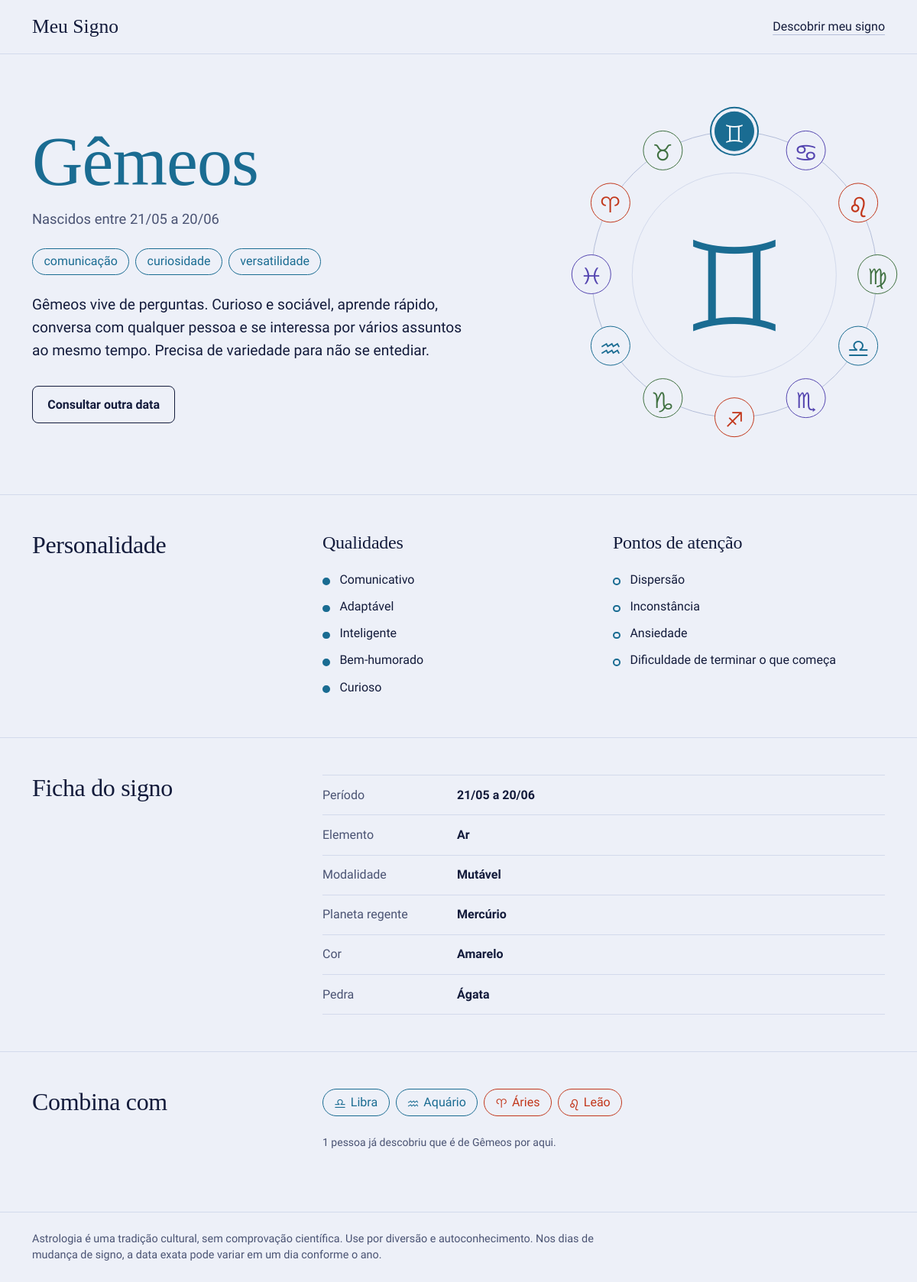
The page /signo/gemeos on the database its author committed.
### tables this page shows
CREATE TABLE signos (
    id             INTEGER PRIMARY KEY AUTOINCREMENT,
    ordem          INTEGER NOT NULL UNIQUE,
    slug           TEXT    NOT NULL UNIQUE,
    nome           TEXT    NOT NULL,
    simbolo        TEXT    NOT NULL,
    inicio         INTEGER NOT NULL,
    fim            INTEGER NOT NULL,
    elemento       TEXT    NOT NULL,
    modalidade     TEXT    NOT NULL,
    regente        TEXT    NOT NULL,
    cor            TEXT    NOT NULL,
    pedra          TEXT    NOT NULL,
    palavras_chave TEXT    NOT NULL,
    descricao      TEXT    NOT NULL,
    qualidades     TEXT    NOT NULL,
    desafios       TEXT    NOT NULL,
    compativeis    TEXT    NOT NULL
);

### app.py (the view)
@app.route("/signo/<slug>")
def signo(slug):
    atual = db.buscar_signo(slug)
    if atual is None:
        abort(404)
    signos = db.listar_signos()
    por_slug = {s["slug"]: s for s in signos}
    compativeis = [por_slug[c] for c in atual["compativeis"]]
    ordem = atual["ordem"]
    giro = -ordem * 30 if ordem <= 6 else (12 - ordem) * 30
    return render_template(
        "signo.html",
        signo=atual,
        signos=signos,
        compativeis=compativeis,
        total=db.total_consultas(atual["id"]),
        giro=giro,
        ativo=atual["slug"],
    )

### db.py (called while the page is built)
def get_db():
    if "db" not in g:
        g.db = sqlite3.connect(CAMINHO_BD)
        g.db.row_factory = sqlite3.Row
        g.db.execute("PRAGMA foreign_keys = ON")
    return g.db

def _mmdd_para_texto(mmdd):
    return f"{mmdd % 100:02d}/{mmdd // 100:02d}"

def _preparar(linha):
    signo = dict(linha)
    signo["periodo"] = f"{_mmdd_para_texto(signo['inicio'])} a {_mmdd_para_texto(signo['fim'])}"
    signo["classe"] = CLASSES_ELEMENTO[signo["elemento"]]
    for campo in ("palavras_chave", "qualidades", "desafios", "compativeis"):
        signo[campo] = [item.strip() for item in signo[campo].split(",")]
    return signo

def listar_signos():
    linhas = get_db().execute("SELECT * FROM signos ORDER BY ordem").fetchall()
    return [_preparar(linha) for linha in linhas]

def buscar_signo(slug):
    linha = get_db().execute("SELECT * FROM signos WHERE slug = ?", (slug,)).fetchone()
    return _preparar(linha) if linha else None

def total_consultas(signo_id):
    return get_db().execute(
        "SELECT COUNT(*) FROM consultas WHERE signo_id = ?", (signo_id,)
    ).fetchone()[0]

### templates/signo.html (shortened to what this page needs)
{% extends "base.html" %}
{% block conteudo %}
{% set nascimento = get_flashed_messages(category_filter=["nascimento"]) %}
<article class="el-{{ signo.classe }}">
  <section class="container py-5">
    <div class="row align-items-center g-5">
      <div class="col-lg-7">
        <h1 class="titulo-grande cor-el">{{ signo.nome }}</h1>
        <p class="periodo">Nascidos entre {{ signo.periodo }}</p>
        <ul class="list-unstyled d-flex flex-wrap gap-2 my-4">
          {% for palavra in signo.palavras_chave %}
            <li class="chip">{{ palavra }}</li>
          {% endfor %}
        </ul>
        <p class="lead descricao">{{ signo.descricao }}</p>
        <a class="btn btn-contorno mt-3" href="{{ url_for('index') }}">Consultar outra data</a>
      </div>
      <div class="col-lg-5">
        <div class="roda-wrap">
          {% include "_roda.html" %}
          <div class="roda-centro">
            <span class="roda-glifo" aria-hidden="true">{{ signo.simbolo }}&#xFE0E;</span>
          </div>
        </div>
      </div>
    </div>
  </section>
  <section class="secao">
    <div class="container">
      <div class="row g-4">
        <div class="col-lg-4"><h2>Personalidade</h2></div>
        <div class="col-lg-8">
          <div class="row g-4">
            <div class="col-md-6">
              <h3 class="subtitulo">Qualidades</h3>
              <ul class="lista-sinal">
                {% for q in signo.qualidades %}<li>{{ q | capitalize }}</li>{% endfor %}
              </ul>
            </div>
            <div class="col-md-6">
              <h3 class="subtitulo">Pontos de atenção</h3>
              <ul class="lista-sinal oco">
                {% for d in signo.desafios %}<li>{{ d | capitalize }}</li>{% endfor %}
              </ul>
            </div>
          </div>
        </div>
      </div>
    </div>
  </section>
  <section class="secao">
    <div class="container">
      <div class="row g-4">
        <div class="col-lg-4"><h2>Ficha do signo</h2></div>
        <div class="col-lg-8">
          <dl class="ficha mb-0">
            <div class="ficha-linha"><dt>Período</dt><dd>{{ signo.periodo }}</dd></div>
            <div class="ficha-linha"><dt>Elemento</dt><dd>{{ signo.elemento }}</dd></div>
            <div class="ficha-linha"><dt>Modalidade</dt><dd>{{ signo.modalidade }}</dd></div>
            <div class="ficha-linha"><dt>Planeta regente</dt><dd>{{ signo.regente }}</dd></div>
            <div class="ficha-linha"><dt>Cor</dt><dd>{{ signo.cor }}</dd></div>
            <div class="ficha-linha"><dt>Pedra</dt><dd>{{ signo.pedra }}</dd></div>
          </dl>
        </div>
      </div>
    </div>
  </section>
  <section class="secao">
    <div class="container">
      <div class="row g-4">
        <div class="col-lg-4"><h2>Combina com</h2></div>
        <div class="col-lg-8">
          <ul class="list-unstyled d-flex flex-wrap gap-2 mb-4">
            {% for c in compativeis %}
              <li>
                <a class="chip el-{{ c.classe }}" href="{{ url_for('signo', slug=c.slug) }}">
                  <span class="chip-glifo" aria-hidden="true">{{ c.simbolo }}&#xFE0E;</span>{{ c.nome }}
                </a>
              </li>
            {% endfor %}
          </ul>
          {% if total > 0 %}
            <p class="texto-suave small mb-0">
              {% if total == 1 %}1 pessoa já descobriu{% else %}{{ total }} pessoas já descobriram{% endif %}
              que é de {{ signo.nome }} por aqui.
            </p>
          {% endif %}
        </div>
      </div>
    </div>
  </section>
</article>
{% endblock %}

### templates/_roda.html
<nav class="roda" aria-label="Os 12 signos do zodíaco" style="--giro-final: {{ giro }}deg;">
  <div class="roda-anel" aria-hidden="true"></div>
  {% for s in signos %}
  <a class="roda-signo el-{{ s.classe }}{% if s.slug == ativo %} ativo{% endif %}"
     href="{{ url_for('signo', slug=s.slug) }}"
     style="--i: {{ s.ordem }};"
     title="{{ s.nome }}"
     aria-label="{{ s.nome }}, {{ s.periodo }}"{% if s.slug == ativo %} aria-current="page"{% endif %}>
    <span aria-hidden="true">{{ s.simbolo }}&#xFE0E;</span>
  </a>
  {% endfor %}
</nav>

### static/css/style.css (style rules this page uses)
:root { --noite: #131B3B; --ceu: #EDF0F8; --bruma: #D3DAEC; --linha-roda: #B4BED9; --tinta-suave: #4A5373; --fogo: #C2371B; --terra: #3F7040; --ar: #1A6C92; --agua: #5546B0; --fonte-titulo: "Instrument Serif", Georgia, "Times New Roman", serif; --fonte-simbolos: "Noto Sans Symbols", "Segoe UI Symbol", "Apple Symbols", "DejaVu Sans", sans-serif; --bs-body-font-family: "Albert Sans", system-ui, -apple-system, "Segoe UI", Roboto, sans-serif; --bs-body-bg: var(--ceu); --bs-body-color: var(--noite); }
.el-fogo { --el: var(--fogo); }
.el-terra { --el: var(--terra); }
.el-ar { --el: var(--ar); }
.el-agua { --el: var(--agua); }
body { background: var(--ceu); color: var(--noite); }
h1, h2, h3 { font-family: var(--fonte-titulo); font-weight: 400; letter-spacing: -0.01em; }
h2 { font-size: 2rem; line-height: 1.1; }
.texto-suave { color: var(--tinta-suave); }
.cor-el { color: var(--el); }
.titulo-grande { font-size: clamp(2.9rem, 9vw, 5.75rem); line-height: 1; margin-bottom: 1rem; }
.descricao { max-width: 36rem; font-size: 1.2rem; line-height: 1.55; }
.periodo { font-size: 1.15rem; color: var(--tinta-suave); margin-bottom: 0; }
.btn-noite, .btn-contorno { border-radius: 0.5rem; font-weight: 600; }
.btn-contorno { background: transparent; border: 1.5px solid var(--noite); color: var(--noite); padding: 0.7rem 1.2rem; }
.roda-wrap { --roda: min(84vw, 30rem); --raio: calc(var(--roda) * 0.39); position: relative; width: var(--roda); aspect-ratio: 1; margin-inline: auto; }
.roda { --giro: var(--giro-final, 0deg); position: absolute; inset: 0; animation: girar 1.4s cubic-bezier(0.22, 0.8, 0.26, 1) both; }
.roda-anel { position: absolute; top: 50%; left: 50%; width: calc(var(--raio) * 2); height: calc(var(--raio) * 2); transform: translate(-50%, -50%); border: 1.5px solid var(--linha-roda); border-radius: 50%; }
.roda-anel::before { content: ""; position: absolute; inset: 14%; border: 1px solid var(--bruma); border-radius: 50%; }
.roda-signo { --tam: clamp(2.5rem, 12vw, 3.25rem); position: absolute; top: 50%; left: 50%; width: var(--tam); height: var(--tam); margin: calc(var(--tam) / -2) 0 0 calc(var(--tam) / -2); display: grid; place-items: center; border: 1.5px solid var(--el); border-radius: 50%; background: var(--ceu); color: var(--el); font-family: var(--fonte-simbolos); font-size: calc(var(--tam) * 0.55); line-height: 1; text-decoration: none; transform: rotate(calc(var(--i) * 30deg + var(--giro))) translateY(calc(var(--raio) * -1)) rotate(calc(var(--i) * -30deg - var(--giro))); transition: background-color 0.2s, color 0.2s; }
.roda-signo:hover, .roda-signo:focus-visible, .roda-signo.ativo { background: var(--el); color: #fff; }
.roda-signo.ativo { box-shadow: 0 0 0 4px var(--ceu), 0 0 0 6px var(--el); }
.roda-centro { position: absolute; inset: 0; display: grid; place-content: center; text-align: center; pointer-events: none; }
.roda-glifo { font-family: var(--fonte-simbolos); font-size: calc(var(--roda) * 0.3); line-height: 1; color: var(--el); }
.chip { display: inline-flex; align-items: center; gap: 0.4rem; padding: 0.3rem 0.9rem; border: 1.5px solid var(--el); border-radius: 999px; color: var(--el); font-weight: 500; text-decoration: none; background: transparent; transition: background-color 0.2s, color 0.2s; }
.chip-glifo { font-family: var(--fonte-simbolos); }
.secao { border-top: 1px solid var(--bruma); padding: 3rem 0; }
.subtitulo { font-size: 1.5rem; margin-bottom: 1rem; }
.lista-sinal { list-style: none; padding: 0; margin: 0; }
.lista-sinal li { position: relative; padding: 0.35rem 0 0.35rem 1.4rem; }
.lista-sinal li::before { content: ""; position: absolute; left: 0; top: 0.95em; width: 0.6rem; height: 0.6rem; border-radius: 50%; background: var(--el); border: 2px solid var(--el); }
.lista-sinal.oco li::before { background: transparent; }
.ficha { margin: 0; }
.ficha-linha { display: grid; grid-template-columns: 10rem 1fr; gap: 1rem; padding: 0.85rem 0; border-bottom: 1px solid var(--bruma); }
.ficha-linha:first-child { border-top: 1px solid var(--bruma); }
.ficha-linha dt { font-weight: 500; color: var(--tinta-suave); }
.ficha-linha dd { margin: 0; font-weight: 600; }

### rows shown on the page
signos: nome "Gêmeos", descricao "Gêmeos vive de perguntas. Curioso e sociável, aprende rápido, conversa com qualquer pessoa e se interessa por vários assuntos ao mesmo tempo. Precisa de variedade para não se entediar.", simbolo "♊", elemento "Ar", modalidade "Mutável", regente "Mercúrio", cor "Amarelo", pedra "Ágata"
signos: simbolo "♈", nome "Áries"
signos: {{ s.ordem }} 1 (drawn), simbolo "♉"
signos: {{ s.ordem }} 3 (drawn), simbolo "♋"
signos: simbolo "♌", nome "Leão"
signos: {{ s.ordem }} 5 (drawn), simbolo "♍"
signos: simbolo "♎", nome "Libra"
signos: {{ s.ordem }} 7 (drawn), simbolo "♏"
signos: {{ s.ordem }} 8 (drawn), simbolo "♐"
signos: {{ s.ordem }} 9 (drawn), simbolo "♑"
signos: simbolo "♒", nome "Aquário"
signos: {{ s.ordem }} 11 (drawn), simbolo "♓"

### other values the page prints
{{ signo.periodo }} "21/05 a 20/06"
{{ palavra }} "comunicação" "curiosidade" "versatilidade"
{{ q | capitalize }} "Comunicativo" "Adaptável" "Inteligente" "Bem-humorado" "Curioso"
{{ d | capitalize }} "Dispersão" "Inconstância" "Ansiedade" "Dificuldade de terminar o que começa"
